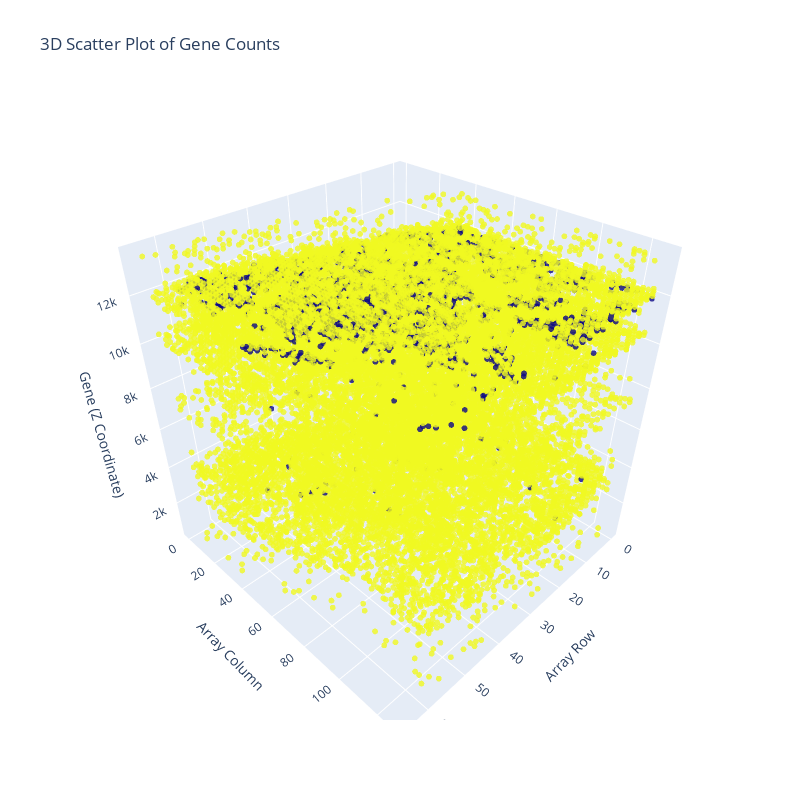

The notebook cell saved with this chart:
### Code cell
# plot 3d scatter plot of the data only for counts greater than 0
import plotly.graph_objects as go
import plotly.express as px

# grab some random poitnts to visualize
import random

# Filter the melted DataFrame for counts greater than 0
filtered_melted_df = melted_df[melted_df['count'] > 0]

# Randomly sample 10 layers (z coordinates) for visualization
sampled_z = random.sample(list(filtered_melted_df['z'].unique()), min(20, len(filtered_melted_df['z'].unique())))
filtered_melted_df = filtered_melted_df[filtered_melted_df['z'].isin(sampled_z)]


# add number id to the DataFrame with count of 1 as id 1, 2-5 as id 2, 6-40 as id 3,  40+ as id 4
filtered_melted_df['id'] = pd.cut(filtered_melted_df['count'],
                                  bins=[0, 1, 5, 40, float('inf')],
                                  labels=[4, 3, 2, 1],
                                  right=False)

# add new column for marker with form count, gene
filtered_melted_df['marker'] = filtered_melted_df['count'].astype(str) + ', ' + filtered_melted_df['gene']


# Create a 3D scatter plot
fig = go.Figure(data=[go.Scatter3d(
    x=filtered_melted_df['array_row'],
    y=filtered_melted_df['array_col'],
    z=filtered_melted_df['z'],
    mode='markers',
    marker=dict(
        size=2,
        color=filtered_melted_df['id'],  # Color by count
        opacity=0.8
    ),
    text= (filtered_melted_df['marker'])  # Hover text
)])
fig.update_layout(
    title='3D Scatter Plot of Gene Counts',
    scene=dict(
        xaxis_title='Array Row',
        yaxis_title='Array Column',
        zaxis_title='Gene (Z Coordinate)'
    ),
    width=800,
    height=800
)
fig.show()

### Figure 1 — Plotly figure (JSON) as saved in the notebook; plotly's stock layout.template omitted (floating-point values rounded to 4 significant figures; data arrays with more than 128 entries replaced by an {"elided": "..."} marker saying what was removed)
{"data": [{"marker": {"color": {"elided": "19290 int values"}, "opacity": 0.8, "size": 2}, "mode": "markers", "text": {"elided": "19290 str values"}, "type": "scatter3d", "x": {"elided": "19290 int values"}, "y": {"elided": "19290 int values"}, "z": {"elided": "19290 int values"}}], "layout": {"height": 800, "scene": {"xaxis": {"title": {"text": "Array Row"}}, "yaxis": {"title": {"text": "Array Column"}}, "zaxis": {"title": {"text": "Gene (Z Coordinate)"}}}, "title": {"text": "3D Scatter Plot of Gene Counts"}, "width": 800}}
